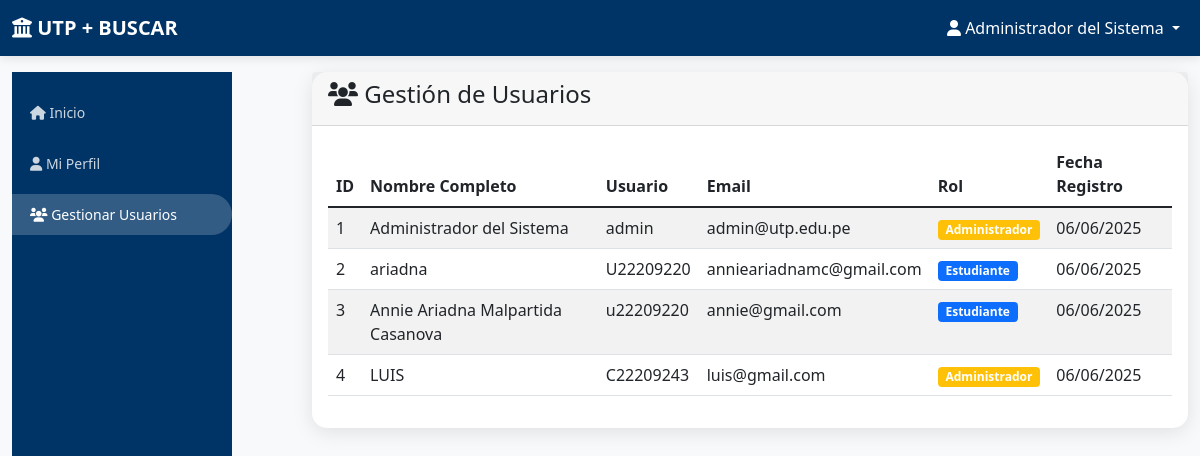
Before: /admin/users (signed in) with the older database file.
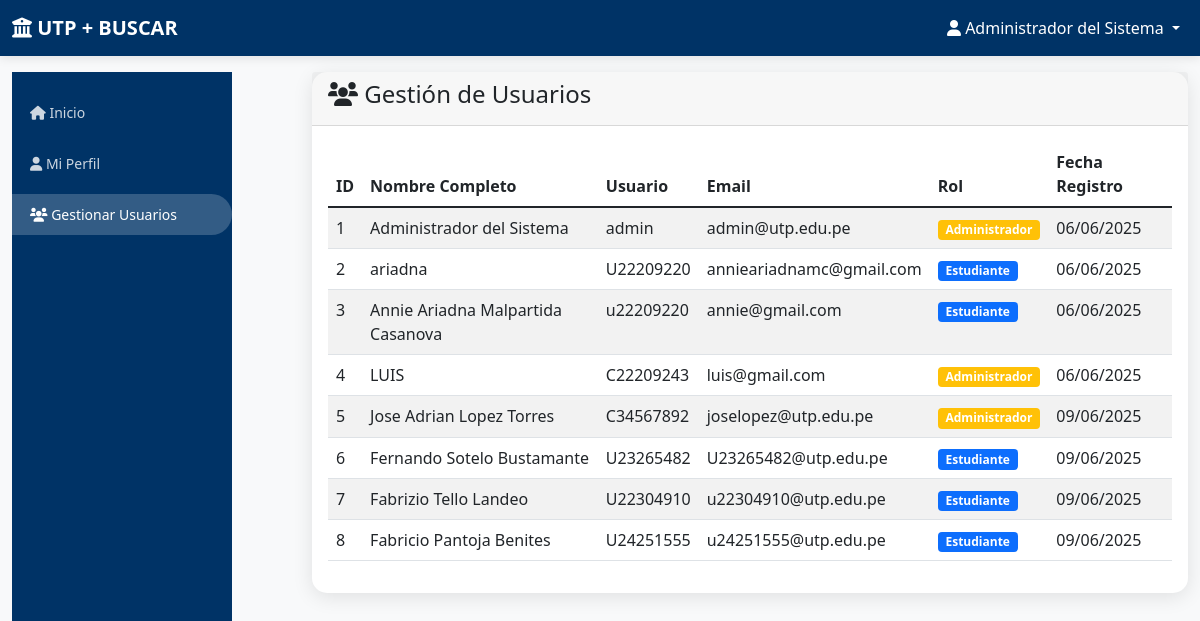
After: the same page with the newer database file.
### app.py (models this page shows)
class User(db.Model):
    id = db.Column(db.Integer, primary_key=True)
    username = db.Column(db.String(80), unique=True, nullable=False)
    email = db.Column(db.String(120), unique=True, nullable=False)
    password_hash = db.Column(db.String(120), nullable=False)
    full_name = db.Column(db.String(100), nullable=False)
    role = db.Column(db.String(20), default='student')  # 'admin' or 'student'
    created_at = db.Column(db.DateTime, default=datetime.utcnow)

### app.py (the view)
@app.route('/admin/users')
def admin_users():
    if 'user_id' not in session or session['role'] != 'admin':
        flash('No tienes permisos para acceder a esta página', 'error')
        return redirect(url_for('dashboard'))
    users = User.query.all()
    return render_template('admin_users.html', users=users)

### templates/admin_users.html (shortened to what this page needs)
{% extends "base.html" %}
{% block content %}
<div class="row">
    <div class="col-md-3">
        <div class="sidebar">
            <div class="nav flex-column">
                <a class="nav-link" href="{{ url_for('dashboard') }}">
                    <i class="fas fa-home"></i> Inicio
                </a>
                <a class="nav-link" href="{{ url_for('profile') }}">
                    <i class="fas fa-user"></i> Mi Perfil
                </a>
                <a class="nav-link active" href="{{ url_for('admin_users') }}">
                    <i class="fas fa-users"></i> Gestionar Usuarios
                </a>
            </div>
        </div>
    </div>
    <div class="col-md-9">
        <div class="card">
            <div class="card-header">
                <h4><i class="fas fa-users"></i> Gestión de Usuarios</h4>
            </div>
            <div class="card-body">
                <div class="table-responsive">
                    <table class="table table-striped">
                        <thead>
                            <tr>
                                <th>ID</th>
                                <th>Nombre Completo</th>
                                <th>Usuario</th>
                                <th>Email</th>
                                <th>Rol</th>
                                <th>Fecha Registro</th>
                            </tr>
                        </thead>
                        <tbody>
                            {% for user in users %}
                            <tr>
                                <td>{{ user.id }}</td>
                                <td>{{ user.full_name }}</td>
                                <td>{{ user.username }}</td>
                                <td>{{ user.email }}</td>
                                <td>
                                    <span class="badge {{ 'bg-warning' if user.role == 'admin' else 'bg-primary' }}">
                                        {{ 'Administrador' if user.role == 'admin' else 'Estudiante' }}
                                    </span>
                                </td>
                                <td>{{ user.created_at.strftime('%d/%m/%Y') }}</td>
                            </tr>
                            {% endfor %}
                        </tbody>
                    </table>
                </div>
            </div>
        </div>
    </div>
</div>
{% endblock %}

### templates/base.html (shortened to what this page needs)
<!DOCTYPE html>
<html lang="es">
<head>
    <link href="https://cdn.jsdelivr.net/npm/bootstrap@5.1.3/dist/css/bootstrap.min.css" rel="stylesheet">
    <link href="https://cdnjs.cloudflare.com/ajax/libs/font-awesome/6.0.0/css/all.min.css" rel="stylesheet">
</head>
<body>
    <nav class="navbar navbar-expand-lg navbar-dark">
        <div class="container-fluid">
            <a class="navbar-brand" href="{{ url_for('dashboard') }}">
                <i class="fas fa-university"></i> UTP + BUSCAR
            </a>
            {% if session.user_id %}
            <div class="navbar-nav ms-auto">
                <div class="nav-item dropdown">
                    <a class="nav-link dropdown-toggle text-white" href="#" id="navbarDropdown" role="button" data-bs-toggle="dropdown">
                        <i class="fas fa-user"></i> {{ session.full_name }}
                    </a>
                </div>
            </div>
            {% endif %}
        </div>
    </nav>
    <div class="container-fluid mt-3">
        {% block content %}{% endblock %}
    </div>
</body>
</html>

Changed rows visible on the page:
added User: id "5", full_name "Jose Adrian Lopez Torres", username "C34567892", email "joselopez@utp.edu.pe", role "Administrador", created_at "09/06/2025"
added User: id "6", full_name "Fernando Sotelo Bustamante", username "U23265482", email "U23265482@utp.edu.pe", role "Estudiante", created_at "09/06/2025"
added User: id "7", full_name "Fabrizio Tello Landeo", username "U22304910", email "u22304910@utp.edu.pe", role "Estudiante", created_at "09/06/2025"
added User: id "8", full_name "Fabricio Pantoja Benites", username "U24251555", email "u24251555@utp.edu.pe", role "Estudiante", created_at "09/06/2025"
